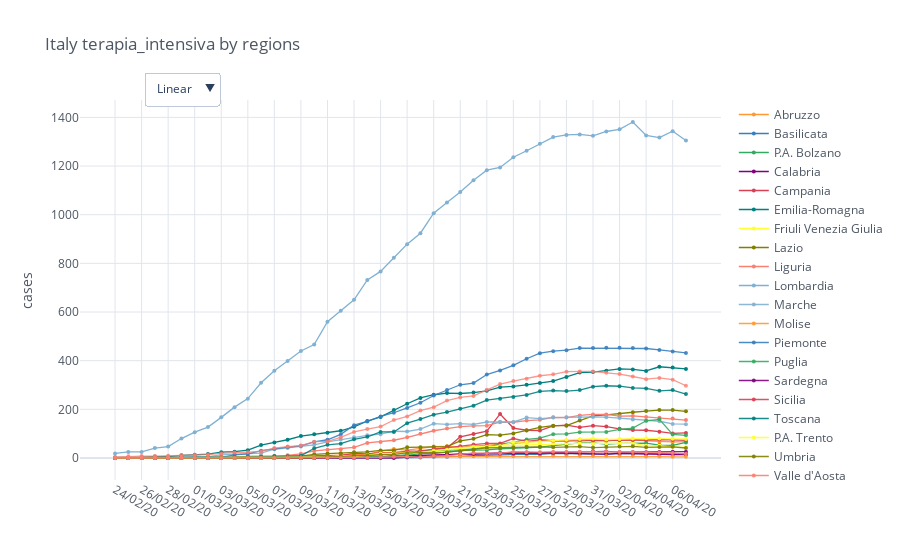

Notebook code for this chart:
### Code cell
regions = io.italy_load_regions()
category = 'terapia_intensiva'
total_cases = io.italy_regions_filter_by_category(regions, category)

mpl.iplot_comparative_plot(total_cases, title='Italy ' + category + ' by regions')

### Figure 1 — Plotly figure (JSON) as saved in the notebook; plotly's stock layout.template omitted (floating-point values rounded to 4 significant figures)
{"data": [{"line": {"color": "rgba(255, 153, 51, 1.0)", "dash": "solid", "shape": "linear", "width": 1.3}, "marker": {"size": 4, "symbol": "circle"}, "mode": "lines+markers", "name": "Abruzzo", "text": "", "type": "scatter", "x": ["24/02/20", "25/02/20", "26/02/20", "27/02/20", "28/02/20", "29/02/20", "01/03/20", "02/03/20", "03/03/20", "04/03/20", "05/03/20", "06/03/20", "07/03/20", "08/03/20", "09/03/20", "10/03/20", "11/03/20", "12/03/20", "13/03/20", "14/03/20", "15/03/20", "16/03/20", "17/03/20", "18/03/20", "19/03/20", "20/03/20", "21/03/20", "22/03/20", "23/03/20", "24/03/20", "25/03/20", "26/03/20", "27/03/20", "28/03/20", "29/03/20", "30/03/20", "31/03/20", "01/04/20", "02/04/20", "03/04/20", "04/04/20", "05/04/20", "06/04/20", "07/04/20"], "y": [0, 0, 0, 0, 0, 0, 0, 0, 0, 0, 0, 0, 0, 0, 0, 9, 9, 12, 14, 14, 28, 37, 32, 41, 47, 48, 44, 49, 52, 57, 59, 64, 71, 70, 68, 69, 73, 71, 75, 76, 71, 67, 66, 67]}, {"line": {"color": "rgba(55, 128, 191, 1.0)", "dash": "solid", "shape": "linear", "width": 1.3}, "marker": {"size": 4, "symbol": "circle"}, "mode": "lines+markers", "name": "Basilicata", "text": "", "type": "scatter", "x": ["24/02/20", "25/02/20", "26/02/20", "27/02/20", "28/02/20", "29/02/20", "01/03/20", "02/03/20", "03/03/20", "04/03/20", "05/03/20", "06/03/20", "07/03/20", "08/03/20", "09/03/20", "10/03/20", "11/03/20", "12/03/20", "13/03/20", "14/03/20", "15/03/20", "16/03/20", "17/03/20", "18/03/20", "19/03/20", "20/03/20", "21/03/20", "22/03/20", "23/03/20", "24/03/20", "25/03/20", "26/03/20", "27/03/20", "28/03/20", "29/03/20", "30/03/20", "31/03/20", "01/04/20", "02/04/20", "03/04/20", "04/04/20", "05/04/20", "06/04/20", "07/04/20"], "y": [0, 0, 0, 0, 0, 0, 0, 0, 0, 0, 0, 0, 0, 0, 0, 0, 1, 1, 1, 2, 2, 2, 2, 2, 5, 5, 7, 10, 12, 12, 14, 16, 15, 19, 18, 18, 17, 15, 19, 19, 19, 18, 18, 17]}, {"line": {"color": "rgba(50, 171, 96, 1.0)", "dash": "solid", "shape": "linear", "width": 1.3}, "marker": {"size": 4, "symbol": "circle"}, "mode": "lines+markers", "name": "P.A. Bolzano", "text": "", "type": "scatter", "x": ["24/02/20", "25/02/20", "26/02/20", "27/02/20", "28/02/20", "29/02/20", "01/03/20", "02/03/20", "03/03/20", "04/03/20", "05/03/20", "06/03/20", "07/03/20", "08/03/20", "09/03/20", "10/03/20", "11/03/20", "12/03/20", "13/03/20", "14/03/20", "15/03/20", "16/03/20", "17/03/20", "18/03/20", "19/03/20", "20/03/20", "21/03/20", "22/03/20", "23/03/20", "24/03/20", "25/03/20", "26/03/20", "27/03/20", "28/03/20", "29/03/20", "30/03/20", "31/03/20", "01/04/20", "02/04/20", "03/04/20", "04/04/20", "05/04/20", "06/04/20", "07/04/20"], "y": [0, 0, 0, 0, 0, 0, 0, 0, 0, 0, 0, 0, 0, 0, 0, 1, 4, 4, 5, 7, 4, 11, 11, 18, 18, 24, 30, 32, 33, 38, 40, 43, 45, 51, 56, 62, 62, 57, 60, 60, 61, 53, 52, 64]}, {"line": {"color": "rgba(128, 0, 128, 1.0)", "dash": "solid", "shape": "linear", "width": 1.3}, "marker": {"size": 4, "symbol": "circle"}, "mode": "lines+markers", "name": "Calabria", "text": "", "type": "scatter", "x": ["24/02/20", "25/02/20", "26/02/20", "27/02/20", "28/02/20", "29/02/20", "01/03/20", "02/03/20", "03/03/20", "04/03/20", "05/03/20", "06/03/20", "07/03/20", "08/03/20", "09/03/20", "10/03/20", "11/03/20", "12/03/20", "13/03/20", "14/03/20", "15/03/20", "16/03/20", "17/03/20", "18/03/20", "19/03/20", "20/03/20", "21/03/20", "22/03/20", "23/03/20", "24/03/20", "25/03/20", "26/03/20", "27/03/20", "28/03/20", "29/03/20", "30/03/20", "31/03/20", "01/04/20", "02/04/20", "03/04/20", "04/04/20", "05/04/20", "06/04/20", "07/04/20"], "y": [0, 0, 0, 0, 0, 0, 0, 0, 0, 0, 0, 0, 0, 0, 0, 2, 2, 2, 3, 4, 6, 7, 10, 11, 13, 16, 16, 17, 20, 21, 23, 23, 22, 22, 19, 18, 17, 16, 19, 17, 15, 13, 14, 14]}, {"line": {"color": "rgba(219, 64, 82, 1.0)", "dash": "solid", "shape": "linear", "width": 1.3}, "marker": {"size": 4, "symbol": "circle"}, "mode": "lines+markers", "name": "Campania", "text": "", "type": "scatter", "x": ["24/02/20", "25/02/20", "26/02/20", "27/02/20", "28/02/20", "29/02/20", "01/03/20", "02/03/20", "03/03/20", "04/03/20", "05/03/20", "06/03/20", "07/03/20", "08/03/20", "09/03/20", "10/03/20", "11/03/20", "12/03/20", "13/03/20", "14/03/20", "15/03/20", "16/03/20", "17/03/20", "18/03/20", "19/03/20", "20/03/20", "21/03/20", "22/03/20", "23/03/20", "24/03/20", "25/03/20", "26/03/20", "27/03/20", "28/03/20", "29/03/20", "30/03/20", "31/03/20", "01/04/20", "02/04/20", "03/04/20", "04/04/20", "05/04/20", "06/04/20", "07/04/20"], "y": [0, 0, 0, 0, 0, 0, 0, 0, 0, 0, 0, 0, 0, 7, 8, 8, 11, 11, 19, 17, 22, 22, 24, 24, 36, 41, 87, 99, 110, 181, 123, 114, 113, 132, 135, 126, 133, 129, 120, 115, 114, 108, 101, 103]}, {"line": {"color": "rgba(0, 128, 128, 1.0)", "dash": "solid", "shape": "linear", "width": 1.3}, "marker": {"size": 4, "symbol": "circle"}, "mode": "lines+markers", "name": "Emilia-Romagna", "text": "", "type": "scatter", "x": ["24/02/20", "25/02/20", "26/02/20", "27/02/20", "28/02/20", "29/02/20", "01/03/20", "02/03/20", "03/03/20", "04/03/20", "05/03/20", "06/03/20", "07/03/20", "08/03/20", "09/03/20", "10/03/20", "11/03/20", "12/03/20", "13/03/20", "14/03/20", "15/03/20", "16/03/20", "17/03/20", "18/03/20", "19/03/20", "20/03/20", "21/03/20", "22/03/20", "23/03/20", "24/03/20", "25/03/20", "26/03/20", "27/03/20", "28/03/20", "29/03/20", "30/03/20", "31/03/20", "01/04/20", "02/04/20", "03/04/20", "04/04/20", "05/04/20", "06/04/20", "07/04/20"], "y": [2, 2, 3, 6, 6, 11, 13, 16, 24, 26, 32, 53, 64, 75, 90, 98, 104, 112, 128, 152, 169, 197, 223, 247, 260, 267, 265, 269, 276, 291, 294, 301, 308, 316, 333, 351, 353, 359, 366, 364, 358, 375, 372, 366]}, {"line": {"color": "rgba(255, 255, 51, 1.0)", "dash": "solid", "shape": "linear", "width": 1.3}, "marker": {"size": 4, "symbol": "circle"}, "mode": "lines+markers", "name": "Friuli Venezia Giulia", "text": "", "type": "scatter", "x": ["24/02/20", "25/02/20", "26/02/20", "27/02/20", "28/02/20", "29/02/20", "01/03/20", "02/03/20", "03/03/20", "04/03/20", "05/03/20", "06/03/20", "07/03/20", "08/03/20", "09/03/20", "10/03/20", "11/03/20", "12/03/20", "13/03/20", "14/03/20", "15/03/20", "16/03/20", "17/03/20", "18/03/20", "19/03/20", "20/03/20", "21/03/20", "22/03/20", "23/03/20", "24/03/20", "25/03/20", "26/03/20", "27/03/20", "28/03/20", "29/03/20", "30/03/20", "31/03/20", "01/04/20", "02/04/20", "03/04/20", "04/04/20", "05/04/20", "06/04/20", "07/04/20"], "y": [0, 0, 0, 0, 0, 0, 0, 0, 0, 0, 0, 0, 1, 1, 1, 6, 5, 10, 8, 11, 12, 19, 21, 27, 29, 32, 37, 47, 41, 49, 52, 54, 57, 59, 60, 60, 60, 60, 60, 61, 50, 50, 46, 44]}, {"line": {"color": "rgba(128, 128, 0, 1.0)", "dash": "solid", "shape": "linear", "width": 1.3}, "marker": {"size": 4, "symbol": "circle"}, "mode": "lines+markers", "name": "Lazio", "text": "", "type": "scatter", "x": ["24/02/20", "25/02/20", "26/02/20", "27/02/20", "28/02/20", "29/02/20", "01/03/20", "02/03/20", "03/03/20", "04/03/20", "05/03/20", "06/03/20", "07/03/20", "08/03/20", "09/03/20", "10/03/20", "11/03/20", "12/03/20", "13/03/20", "14/03/20", "15/03/20", "16/03/20", "17/03/20", "18/03/20", "19/03/20", "20/03/20", "21/03/20", "22/03/20", "23/03/20", "24/03/20", "25/03/20", "26/03/20", "27/03/20", "28/03/20", "29/03/20", "30/03/20", "31/03/20", "01/04/20", "02/04/20", "03/04/20", "04/04/20", "05/04/20", "06/04/20", "07/04/20"], "y": [1, 1, 0, 0, 0, 0, 0, 0, 0, 3, 7, 8, 8, 8, 8, 15, 18, 20, 24, 25, 31, 31, 44, 44, 45, 47, 70, 79, 96, 94, 101, 113, 126, 133, 133, 154, 173, 177, 181, 188, 193, 197, 197, 192]}, {"line": {"color": "rgba(251, 128, 114, 1.0)", "dash": "solid", "shape": "linear", "width": 1.3}, "marker": {"size": 4, "symbol": "circle"}, "mode": "lines+markers", "name": "Liguria", "text": "", "type": "scatter", "x": ["24/02/20", "25/02/20", "26/02/20", "27/02/20", "28/02/20", "29/02/20", "01/03/20", "02/03/20", "03/03/20", "04/03/20", "05/03/20", "06/03/20", "07/03/20", "08/03/20", "09/03/20", "10/03/20", "11/03/20", "12/03/20", "13/03/20", "14/03/20", "15/03/20", "16/03/20", "17/03/20", "18/03/20", "19/03/20", "20/03/20", "21/03/20", "22/03/20", "23/03/20", "24/03/20", "25/03/20", "26/03/20", "27/03/20", "28/03/20", "29/03/20", "30/03/20", "31/03/20", "01/04/20", "02/04/20", "03/04/20", "04/04/20", "05/04/20", "06/04/20", "07/04/20"], "y": [0, 0, 0, 0, 0, 1, 1, 1, 2, 3, 3, 5, 6, 11, 17, 29, 34, 36, 44, 62, 66, 73, 85, 100, 112, 121, 129, 132, 133, 147, 147, 154, 157, 167, 166, 175, 179, 179, 172, 173, 169, 165, 162, 156]}, {"line": {"color": "rgba(128, 177, 211, 1.0)", "dash": "solid", "shape": "linear", "width": 1.3}, "marker": {"size": 4, "symbol": "circle"}, "mode": "lines+markers", "name": "Lombardia", "text": "", "type": "scatter", "x": ["24/02/20", "25/02/20", "26/02/20", "27/02/20", "28/02/20", "29/02/20", "01/03/20", "02/03/20", "03/03/20", "04/03/20", "05/03/20", "06/03/20", "07/03/20", "08/03/20", "09/03/20", "10/03/20", "11/03/20", "12/03/20", "13/03/20", "14/03/20", "15/03/20", "16/03/20", "17/03/20", "18/03/20", "19/03/20", "20/03/20", "21/03/20", "22/03/20", "23/03/20", "24/03/20", "25/03/20", "26/03/20", "27/03/20", "28/03/20", "29/03/20", "30/03/20", "31/03/20", "01/04/20", "02/04/20", "03/04/20", "04/04/20", "05/04/20", "06/04/20", "07/04/20"], "y": [19, 25, 25, 41, 47, 80, 106, 127, 167, 209, 244, 309, 359, 399, 440, 466, 560, 605, 650, 732, 767, 823, 879, 924, 1006, 1050, 1093, 1142, 1183, 1194, 1236, 1263, 1292, 1319, 1328, 1330, 1324, 1342, 1351, 1381, 1326, 1317, 1343, 1305]}, {"line": {"color": "rgba(128, 177, 211, 0.8999999999999999)", "dash": "solid", "shape": "linear", "width": 1.3}, "marker": {"size": 4, "symbol": "circle"}, "mode": "lines+markers", "name": "Marche", "text": "", "type": "scatter", "x": ["24/02/20", "25/02/20", "26/02/20", "27/02/20", "28/02/20", "29/02/20", "01/03/20", "02/03/20", "03/03/20", "04/03/20", "05/03/20", "06/03/20", "07/03/20", "08/03/20", "09/03/20", "10/03/20", "11/03/20", "12/03/20", "13/03/20", "14/03/20", "15/03/20", "16/03/20", "17/03/20", "18/03/20", "19/03/20", "20/03/20", "21/03/20", "22/03/20", "23/03/20", "24/03/20", "25/03/20", "26/03/20", "27/03/20", "28/03/20", "29/03/20", "30/03/20", "31/03/20", "01/04/20", "02/04/20", "03/04/20", "04/04/20", "05/04/20", "06/04/20", "07/04/20"], "y": [0, 0, 0, 1, 2, 2, 5, 6, 13, 15, 19, 20, 36, 41, 47, 54, 66, 76, 85, 93, 98, 110, 109, 119, 141, 138, 141, 138, 148, 149, 148, 166, 162, 166, 168, 167, 169, 168, 164, 158, 153, 151, 140, 139]}, {"line": {"color": "rgba(255, 153, 51, 0.8999999999999999)", "dash": "solid", "shape": "linear", "width": 1.3}, "marker": {"size": 4, "symbol": "circle"}, "mode": "lines+markers", "name": "Molise", "text": "", "type": "scatter", "x": ["24/02/20", "25/02/20", "26/02/20", "27/02/20", "28/02/20", "29/02/20", "01/03/20", "02/03/20", "03/03/20", "04/03/20", "05/03/20", "06/03/20", "07/03/20", "08/03/20", "09/03/20", "10/03/20", "11/03/20", "12/03/20", "13/03/20", "14/03/20", "15/03/20", "16/03/20", "17/03/20", "18/03/20", "19/03/20", "20/03/20", "21/03/20", "22/03/20", "23/03/20", "24/03/20", "25/03/20", "26/03/20", "27/03/20", "28/03/20", "29/03/20", "30/03/20", "31/03/20", "01/04/20", "02/04/20", "03/04/20", "04/04/20", "05/04/20", "06/04/20", "07/04/20"], "y": [0, 0, 0, 0, 0, 0, 0, 0, 0, 0, 0, 2, 2, 2, 2, 3, 3, 3, 3, 3, 4, 5, 5, 6, 6, 6, 6, 7, 7, 7, 7, 8, 9, 9, 9, 8, 8, 8, 8, 8, 6, 6, 5, 5]}, {"line": {"color": "rgba(55, 128, 191, 0.8999999999999999)", "dash": "solid", "shape": "linear", "width": 1.3}, "marker": {"size": 4, "symbol": "circle"}, "mode": "lines+markers", "name": "Piemonte", "text": "", "type": "scatter", "x": ["24/02/20", "25/02/20", "26/02/20", "27/02/20", "28/02/20", "29/02/20", "01/03/20", "02/03/20", "03/03/20", "04/03/20", "05/03/20", "06/03/20", "07/03/20", "08/03/20", "09/03/20", "10/03/20", "11/03/20", "12/03/20", "13/03/20", "14/03/20", "15/03/20", "16/03/20", "17/03/20", "18/03/20", "19/03/20", "20/03/20", "21/03/20", "22/03/20", "23/03/20", "24/03/20", "25/03/20", "26/03/20", "27/03/20", "28/03/20", "29/03/20", "30/03/20", "31/03/20", "01/04/20", "02/04/20", "03/04/20", "04/04/20", "05/04/20", "06/04/20", "07/04/20"], "y": [0, 0, 0, 0, 0, 0, 2, 2, 3, 13, 17, 30, 38, 45, 50, 66, 75, 97, 135, 150, 171, 186, 206, 227, 257, 280, 301, 308, 343, 360, 381, 408, 431, 439, 443, 452, 452, 453, 453, 452, 450, 444, 438, 432]}, {"line": {"color": "rgba(50, 171, 96, 0.8999999999999999)", "dash": "solid", "shape": "linear", "width": 1.3}, "marker": {"size": 4, "symbol": "circle"}, "mode": "lines+markers", "name": "Puglia", "text": "", "type": "scatter", "x": ["24/02/20", "25/02/20", "26/02/20", "27/02/20", "28/02/20", "29/02/20", "01/03/20", "02/03/20", "03/03/20", "04/03/20", "05/03/20", "06/03/20", "07/03/20", "08/03/20", "09/03/20", "10/03/20", "11/03/20", "12/03/20", "13/03/20", "14/03/20", "15/03/20", "16/03/20", "17/03/20", "18/03/20", "19/03/20", "20/03/20", "21/03/20", "22/03/20", "23/03/20", "24/03/20", "25/03/20", "26/03/20", "27/03/20", "28/03/20", "29/03/20", "30/03/20", "31/03/20", "01/04/20", "02/04/20", "03/04/20", "04/04/20", "05/04/20", "06/04/20", "07/04/20"], "y": [0, 0, 0, 0, 0, 0, 0, 0, 0, 0, 1, 1, 2, 3, 6, 6, 4, 2, 2, 6, 6, 6, 14, 30, 31, 31, 33, 37, 45, 57, 64, 76, 82, 98, 99, 106, 105, 107, 118, 123, 153, 159, 97, 93]}, {"line": {"color": "rgba(128, 0, 128, 0.8999999999999999)", "dash": "solid", "shape": "linear", "width": 1.3}, "marker": {"size": 4, "symbol": "circle"}, "mode": "lines+markers", "name": "Sardegna", "text": "", "type": "scatter", "x": ["24/02/20", "25/02/20", "26/02/20", "27/02/20", "28/02/20", "29/02/20", "01/03/20", "02/03/20", "03/03/20", "04/03/20", "05/03/20", "06/03/20", "07/03/20", "08/03/20", "09/03/20", "10/03/20", "11/03/20", "12/03/20", "13/03/20", "14/03/20", "15/03/20", "16/03/20", "17/03/20", "18/03/20", "19/03/20", "20/03/20", "21/03/20", "22/03/20", "23/03/20", "24/03/20", "25/03/20", "26/03/20", "27/03/20", "28/03/20", "29/03/20", "30/03/20", "31/03/20", "01/04/20", "02/04/20", "03/04/20", "04/04/20", "05/04/20", "06/04/20", "07/04/20"], "y": [0, 0, 0, 0, 0, 0, 0, 0, 0, 0, 0, 0, 0, 0, 0, 0, 0, 0, 0, 0, 0, 0, 4, 7, 9, 15, 16, 16, 18, 19, 19, 20, 19, 22, 23, 24, 28, 27, 24, 24, 24, 25, 26, 26]}, {"line": {"color": "rgba(219, 64, 82, 0.8999999999999999)", "dash": "solid", "shape": "linear", "width": 1.3}, "marker": {"size": 4, "symbol": "circle"}, "mode": "lines+markers", "name": "Sicilia", "text": "", "type": "scatter", "x": ["24/02/20", "25/02/20", "26/02/20", "27/02/20", "28/02/20", "29/02/20", "01/03/20", "02/03/20", "03/03/20", "04/03/20", "05/03/20", "06/03/20", "07/03/20", "08/03/20", "09/03/20", "10/03/20", "11/03/20", "12/03/20", "13/03/20", "14/03/20", "15/03/20", "16/03/20", "17/03/20", "18/03/20", "19/03/20", "20/03/20", "21/03/20", "22/03/20", "23/03/20", "24/03/20", "25/03/20", "26/03/20", "27/03/20", "28/03/20", "29/03/20", "30/03/20", "31/03/20", "01/04/20", "02/04/20", "03/04/20", "04/04/20", "05/04/20", "06/04/20", "07/04/20"], "y": [0, 0, 0, 0, 0, 0, 0, 0, 0, 0, 0, 0, 0, 0, 0, 2, 1, 5, 7, 11, 15, 20, 28, 29, 36, 42, 48, 55, 60, 60, 80, 68, 75, 71, 71, 75, 72, 72, 73, 73, 74, 76, 74, 73]}, {"line": {"color": "rgba(0, 128, 128, 0.8999999999999999)", "dash": "solid", "shape": "linear", "width": 1.3}, "marker": {"size": 4, "symbol": "circle"}, "mode": "lines+markers", "name": "Toscana", "text": "", "type": "scatter", "x": ["24/02/20", "25/02/20", "26/02/20", "27/02/20", "28/02/20", "29/02/20", "01/03/20", "02/03/20", "03/03/20", "04/03/20", "05/03/20", "06/03/20", "07/03/20", "08/03/20", "09/03/20", "10/03/20", "11/03/20", "12/03/20", "13/03/20", "14/03/20", "15/03/20", "16/03/20", "17/03/20", "18/03/20", "19/03/20", "20/03/20", "21/03/20", "22/03/20", "23/03/20", "24/03/20", "25/03/20", "26/03/20", "27/03/20", "28/03/20", "29/03/20", "30/03/20", "31/03/20", "01/04/20", "02/04/20", "03/04/20", "04/04/20", "05/04/20", "06/04/20", "07/04/20"], "y": [0, 0, 0, 0, 0, 0, 0, 0, 0, 2, 3, 5, 7, 7, 9, 40, 54, 59, 77, 87, 107, 107, 143, 160, 178, 189, 202, 215, 238, 244, 251, 259, 274, 277, 275, 279, 293, 297, 295, 288, 286, 276, 279, 263]}, {"line": {"color": "rgba(255, 255, 51, 0.8999999999999999)", "dash": "solid", "shape": "linear", "width": 1.3}, "marker": {"size": 4, "symbol": "circle"}, "mode": "lines+markers", "name": "P.A. Trento", "text": "", "type": "scatter", "x": ["24/02/20", "25/02/20", "26/02/20", "27/02/20", "28/02/20", "29/02/20", "01/03/20", "02/03/20", "03/03/20", "04/03/20", "05/03/20", "06/03/20", "07/03/20", "08/03/20", "09/03/20", "10/03/20", "11/03/20", "12/03/20", "13/03/20", "14/03/20", "15/03/20", "16/03/20", "17/03/20", "18/03/20", "19/03/20", "20/03/20", "21/03/20", "22/03/20", "23/03/20", "24/03/20", "25/03/20", "26/03/20", "27/03/20", "28/03/20", "29/03/20", "30/03/20", "31/03/20", "01/04/20", "02/04/20", "03/04/20", "04/04/20", "05/04/20", "06/04/20", "07/04/20"], "y": [0, 0, 0, 0, 0, 0, 0, 0, 0, 0, 0, 0, 1, 2, 2, 3, 4, 5, 6, 12, 19, 19, 22, 22, 30, 34, 39, 46, 46, 49, 65, 66, 66, 72, 75, 78, 80, 76, 78, 80, 81, 80, 79, 78]}, {"line": {"color": "rgba(128, 128, 0, 0.8999999999999999)", "dash": "solid", "shape": "linear", "width": 1.3}, "marker": {"size": 4, "symbol": "circle"}, "mode": "lines+markers", "name": "Umbria", "text": "", "type": "scatter", "x": ["24/02/20", "25/02/20", "26/02/20", "27/02/20", "28/02/20", "29/02/20", "01/03/20", "02/03/20", "03/03/20", "04/03/20", "05/03/20", "06/03/20", "07/03/20", "08/03/20", "09/03/20", "10/03/20", "11/03/20", "12/03/20", "13/03/20", "14/03/20", "15/03/20", "16/03/20", "17/03/20", "18/03/20", "19/03/20", "20/03/20", "21/03/20", "22/03/20", "23/03/20", "24/03/20", "25/03/20", "26/03/20", "27/03/20", "28/03/20", "29/03/20", "30/03/20", "31/03/20", "01/04/20", "02/04/20", "03/04/20", "04/04/20", "05/04/20", "06/04/20", "07/04/20"], "y": [0, 0, 0, 0, 0, 0, 0, 0, 1, 1, 1, 2, 2, 2, 2, 2, 5, 8, 10, 11, 13, 15, 21, 21, 21, 24, 29, 35, 42, 43, 44, 46, 46, 44, 46, 47, 43, 45, 47, 48, 44, 45, 46, 41]}, {"line": {"color": "rgba(251, 128, 114, 0.8999999999999999)", "dash": "solid", "shape": "linear", "width": 1.3}, "marker": {"size": 4, "symbol": "circle"}, "mode": "lines+markers", "name": "Valle d'Aosta", "text": "", "type": "scatter", "x": ["24/02/20", "25/02/20", "26/02/20", "27/02/20", "28/02/20", "29/02/20", "01/03/20", "02/03/20", "03/03/20", "04/03/20", "05/03/20", "06/03/20", "07/03/20", "08/03/20", "09/03/20", "10/03/20", "11/03/20", "12/03/20", "13/03/20", "14/03/20", "15/03/20", "16/03/20", "17/03/20", "18/03/20", "19/03/20", "20/03/20", "21/03/20", "22/03/20", "23/03/20", "24/03/20", "25/03/20", "26/03/20", "27/03/20", "28/03/20", "29/03/20", "30/03/20", "31/03/20", "01/04/20", "02/04/20", "03/04/20", "04/04/20", "05/04/20", "06/04/20", "07/04/20"], "y": [0, 0, 0, 0, 0, 0, 0, 0, 0, 0, 0, 0, 0, 0, 0, 0, 0, 0, 0, 0, 3, 5, 6, 3, 9, 9, 15, 21, 20, 20, 25, 24, 24, 26, 26, 26, 26, 27, 25, 25, 23, 23, 21, 17]}, {"line": {"color": "rgba(251, 128, 114, 0.7999999999999998)", "dash": "solid", "shape": "linear", "width": 1.3}, "marker": {"size": 4, "symbol": "circle"}, "mode": "lines+markers", "name": "Veneto", "text": "", "type": "scatter", "x": ["24/02/20", "25/02/20", "26/02/20", "27/02/20", "28/02/20", "29/02/20", "01/03/20", "02/03/20", "03/03/20", "04/03/20", "05/03/20", "06/03/20", "07/03/20", "08/03/20", "09/03/20", "10/03/20", "11/03/20", "12/03/20", "13/03/20", "14/03/20", "15/03/20", "16/03/20", "17/03/20", "18/03/20", "19/03/20", "20/03/20", "21/03/20", "22/03/20", "23/03/20", "24/03/20", "25/03/20", "26/03/20", "27/03/20", "28/03/20", "29/03/20", "30/03/20", "31/03/20", "01/04/20", "02/04/20", "03/04/20", "04/04/20", "05/04/20", "06/04/20", "07/04/20"], "y": [4, 7, 8, 8, 9, 11, 13, 14, 19, 23, 24, 27, 41, 47, 51, 67, 68, 85, 107, 119, 129, 156, 171, 195, 209, 236, 249, 255, 281, 304, 316, 326, 338, 344, 355, 356, 356, 350, 345, 335, 324, 329, 322, 297]}], "layout": {"legend": {"bgcolor": "#FFFFFF", "font": {"color": "#4D5663"}}, "paper_bgcolor": "#FFFFFF", "plot_bgcolor": "#FFFFFF", "title": {"font": {"color": "#4D5663"}, "text": "Italy terapia_intensiva by regions"}, "updatemenus": [{"buttons": [{"args": [{"yaxis.type": "linear"}], "label": "Linear", "method": "relayout"}, {"args": [{"yaxis.type": "log"}], "label": "Log", "method": "relayout"}], "direction": "down", "pad": {"r": 10, "t": 10}, "showactive": true, "x": 0.1, "xanchor": "left", "y": 1.1, "yanchor": "top"}], "xaxis": {"gridcolor": "#E1E5ED", "showgrid": true, "tickfont": {"color": "#4D5663"}, "title": {"font": {"color": "#4D5663"}, "text": ""}, "zerolinecolor": "#E1E5ED"}, "yaxis": {"gridcolor": "#E1E5ED", "showgrid": true, "tickfont": {"color": "#4D5663"}, "title": {"font": {"color": "#4D5663"}, "text": "cases"}, "zerolinecolor": "#E1E5ED"}}}
